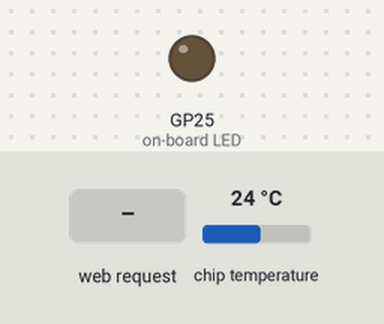
The program below on a simulated Raspberry Pi Pico running MicroPython. Parts: output pins drawn as LEDs (lit = HIGH). The test bench sets the inputs (shaded band); at power-on: chip temperature 24 °C. WiFi joins after 1.5 s; library files of the repository ran but are not shown: secrets.py; what the program prints to the serial console is not drawn.

Above: at 3.2 s.
3.3 s: HTTP request GET /dashboard/lighton? received
At 3.7 s:
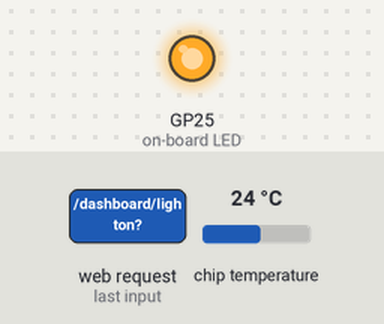
4.8 s: HTTP request GET /dashboard/lightoff? received
At 6.0 s:
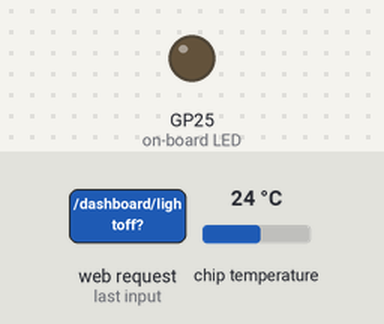
Timing chart, 0 to 7.8 s (numbered marks = the images above; inputs shaded):
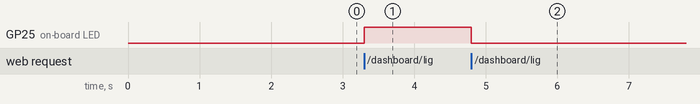

Measured:
- after the input at 3.3 s, GP25 (on-board LED): LOW → HIGH at once
- after the input at 4.8 s, GP25 (on-board LED): HIGH → LOW at once

The program:

web_server.py
```python
import network
import socket
from time import sleep
from picozero import pico_temp_sensor, pico_led
import machine
from secrets import secrets
#import uasyncio as asyncio #test if not needed

ssid = secrets['ssid']
password = secrets['pw']


def connect():
    #Connect to WLAN
    wlan = network.WLAN(network.STA_IF)
    wlan.active(True)
    wlan.connect(ssid, password)
    while wlan.isconnected() == False:
        print('Waiting for connection...')
        sleep(1)

    ip = wlan.ifconfig()[0]
    print(f'Connected on {ip}')
    return f'Connected on {ip}'

def open_socket(ip):
    # Open a socket
    address = socket.getaddrinfo('0.0.0.0', 80)[0][-1]
    connection = socket.socket()
    connection.setsockopt(socket.SOL_SOCKET, socket.SO_REUSEADDR, 1)
    connection.bind(address)
    connection.listen(1)
    print('listening on', address)
    return connection

def serve(connection):
    #Start a web server
    state = 'OFF'
    pico_led.off()
    temperature = 0
    while True:
        client = connection.accept()[0]
        request = client.recv(1024)
        request = str(request)
        try:
            request = request.split()[1]
        except IndexError:
            pass

        temperature = pico_temp_sensor.temp

        #requests from client via url

        if request =='/dashboard':
            html = dashboard(temperature, state)
        else:
            html = homepage()

        if request == '/dashboard/lighton?':
            pico_led.on()
            state = 'ON'
            html = dashboard(temperature, state)
        elif request =='/dashboard/lightoff?':
            pico_led.off()
            state = 'OFF'
            html = dashboard(temperature, state)

        client.send(html)
        client.close()

def homepage():
    #Template HTML
    html = """<!DOCTYPE html>
            <html>
            <head>
            <style>body {background-color: lightblue;}
            </style>
            </head>
            <body>
            <h1>Homepage</h1>
            <p>
            <a href="./dashboard">Link to dashboard </a>
            </p>
            </body>
            </html>
            """
    return str(html)

def dashboard(temperature, state):
    #Template HTML
    html = """<!DOCTYPE html>
            <html>
            <head>
            <style>body {background-color: lightblue;}
            </style>
            </head>
            <body>
            <h1>Dashboard</h1>
            <hr>

            <p><a href="./homepage">Link homepage </a></p>

            <form action="./dashboard/lighton">
            <input type="submit" value="Light on" />
            </form>
            <form action="./dashboard/lightoff">
            <input type="submit" value="Light off" />
            </form>
            <p>LED is """ + str(state) + """</p>
            <p>Temperature is """ + str(temperature) + """</p>
            </body>
            </html>
            """
    return str(html)

try:
    ip = connect()
    connection = open_socket(ip)
    serve(connection)

except KeyboardInterrupt:
    machine.reset()
```
